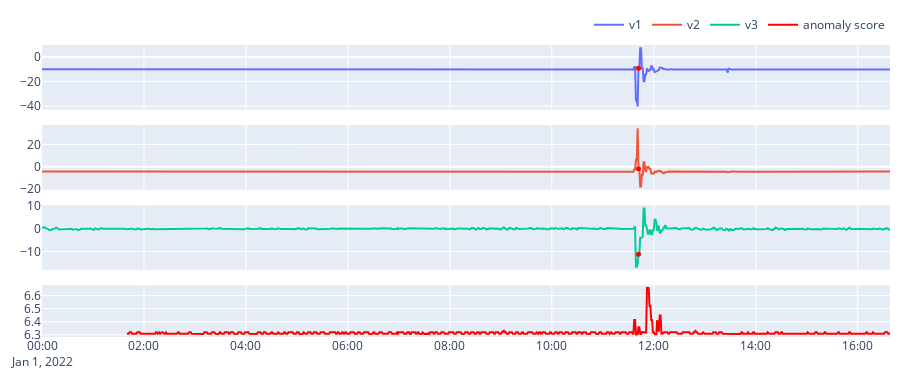

Notebook code cell kept with this figure:
### Markdown cell above
# Multivariate detector
## xStream Detector

### Code cell
from streamad.util import StreamGenerator, MultivariateDS, plot
from streamad.model import xStreamDetector

ds = MultivariateDS()
stream = StreamGenerator(ds.data)
model = xStreamDetector()
scores = []

for x in stream.iter_item():
    score = model.fit_score(x)
    scores.append(score)

data, label, date, features = ds.data, ds.label, ds.date, ds.features
plot(data=data,scores=scores,date=date,features=features,label=label)

### Figure 1 — Plotly figure (JSON) as saved in the notebook; plotly's stock layout.template omitted (floating-point values rounded to 4 significant figures; data arrays with more than 128 entries replaced by an {"elided": "..."} marker saying what was removed)
{"data": [{"name": "v1", "type": "scatter", "x": {"elided": "999 str values"}, "xaxis": "x", "y": {"elided": "999 float values"}, "yaxis": "y"}, {"name": "v2", "type": "scatter", "x": {"elided": "999 str values"}, "xaxis": "x2", "y": {"elided": "999 float values"}, "yaxis": "y2"}, {"name": "v3", "type": "scatter", "x": {"elided": "999 str values"}, "xaxis": "x3", "y": {"elided": "999 float values"}, "yaxis": "y3"}, {"marker": {"color": "red", "size": 5}, "mode": "markers", "showlegend": false, "type": "scatter", "x": ["2022-01-01 11:42:00"], "xaxis": "x", "y": [-9.14], "yaxis": "y"}, {"marker": {"color": "red", "size": 5}, "mode": "markers", "showlegend": false, "type": "scatter", "x": ["2022-01-01 11:42:00"], "xaxis": "x2", "y": [-1.77], "yaxis": "y2"}, {"marker": {"color": "red", "size": 5}, "mode": "markers", "showlegend": false, "type": "scatter", "x": ["2022-01-01 11:42:00"], "xaxis": "x3", "y": [-11.17], "yaxis": "y3"}, {"marker": {"color": "red"}, "name": "anomaly score", "type": "scatter", "x": {"elided": "999 str values"}, "xaxis": "x4", "y": {"elided": "999 float values"}, "yaxis": "y4"}], "layout": {"height": 380, "legend": {"orientation": "h", "x": 1, "xanchor": "right", "y": 1.02, "yanchor": "bottom"}, "margin": {"b": 10, "l": 10, "r": 10, "t": 10}, "xaxis": {"anchor": "y", "domain": [0, 1], "matches": "x4", "showticklabels": false}, "xaxis2": {"anchor": "y2", "domain": [0, 1], "matches": "x4", "showticklabels": false}, "xaxis3": {"anchor": "y3", "domain": [0, 1], "matches": "x4", "showticklabels": false}, "xaxis4": {"anchor": "y4", "domain": [0, 1]}, "yaxis": {"anchor": "x", "domain": [0.7784, 1.0]}, "yaxis2": {"anchor": "x2", "domain": [0.5042, 0.7258]}, "yaxis3": {"anchor": "x3", "domain": [0.2299, 0.4515]}, "yaxis4": {"anchor": "x4", "domain": [0, 0.1773]}}}
